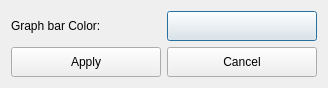
<?xml version="1.0" encoding="UTF-8"?>
<ui version="4.0">
 <class>Dialog</class>
 <widget class="QDialog" name="Dialog">
  <property name="windowModality">
   <enum>Qt::ApplicationModal</enum>
  </property>
  <property name="geometry">
   <rect>
    <x>0</x>
    <y>0</y>
    <width>328</width>
    <height>88</height>
   </rect>
  </property>
  <property name="windowTitle">
   <string>Color Settings</string>
  </property>
  <property name="modal">
   <bool>false</bool>
  </property>
  <layout class="QVBoxLayout" name="verticalLayout">
   <item>
    <layout class="QHBoxLayout" name="horizontalLayout_3">
     <item>
      <widget class="QLabel" name="label_3">
       <property name="text">
        <string>Graph bar Color:</string>
       </property>
      </widget>
     </item>
     <item>
      <widget class="QPushButton" name="graphColorButton">
       <property name="minimumSize">
        <size>
         <width>100</width>
         <height>30</height>
        </size>
       </property>
       <property name="text">
        <string/>
       </property>
      </widget>
     </item>
    </layout>
   </item>
   <item>
    <layout class="QHBoxLayout" name="horizontalLayout_4">
     <item>
      <widget class="QPushButton" name="applyButton">
       <property name="minimumSize">
        <size>
         <width>100</width>
         <height>30</height>
        </size>
       </property>
       <property name="text">
        <string>Apply</string>
       </property>
      </widget>
     </item>
     <item>
      <widget class="QPushButton" name="cancelButton">
       <property name="minimumSize">
        <size>
         <width>100</width>
         <height>30</height>
        </size>
       </property>
       <property name="text">
        <string>Cancel</string>
       </property>
      </widget>
     </item>
    </layout>
   </item>
  </layout>
 </widget>
 <resources/>
 <connections/>
</ui>
